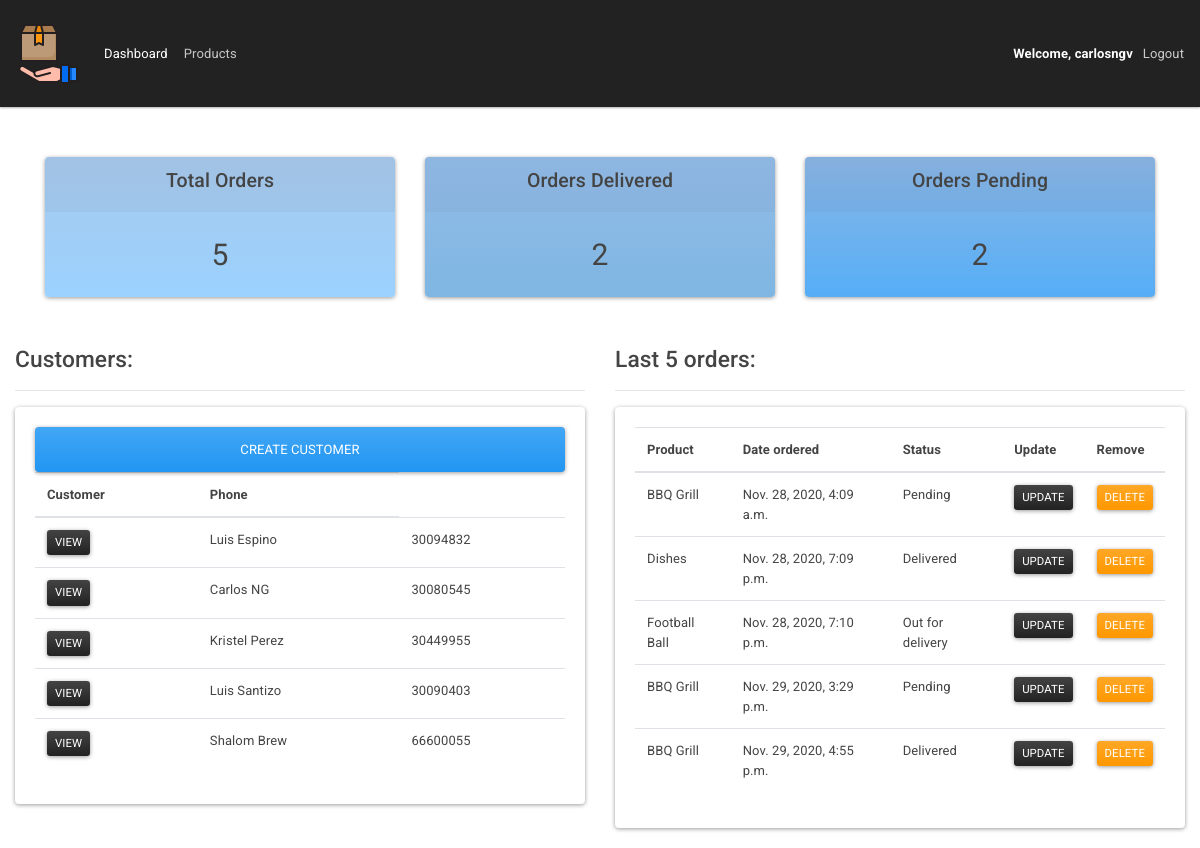
The app's page / (signed in), older data.
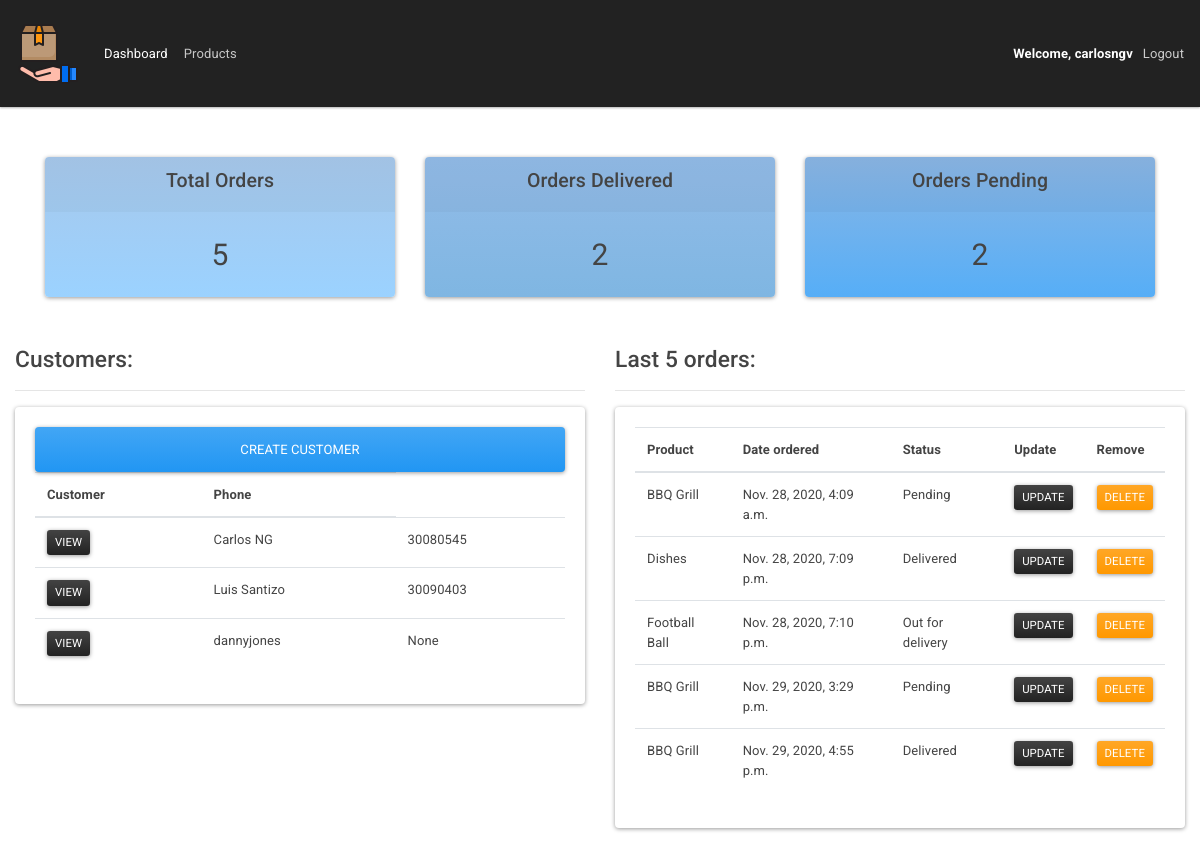
The same page, newer data.
### accounts/models.py (models this page shows, shortened)
class Customer(models.Model):
    user = models.OneToOneField(
        User, null=True, blank=True, on_delete=models.CASCADE)
    name = models.CharField(max_length=100, null=True)
    phone = models.CharField(max_length=100, null=True)
    email = models.CharField(max_length=200, null=True)
    profile_pic = models.ImageField(default="default.png",
                                    null=True, blank=True, verbose_name='Profile picture')
    date_created = models.DateTimeField(auto_now_add=True, null=True)

class Order(models.Model):
    STATUS = (
        ('Pending', 'Pending'),
        ('Out for delivery', 'Out for delivery'),
        ('Delivered', 'Delivered')
    )
    customer = models.ForeignKey(
        Customer, null=True, on_delete=models.SET_NULL)
    product = models.ForeignKey(Product, null=True, on_delete=models.SET_NULL)
    status = models.CharField(max_length=100, choices=STATUS)
    date_created = models.DateTimeField(auto_now_add=True, null=True)

class Product(models.Model):
    CATEGORY = (
        ('Indoor', 'Indoor'),
        ('Out door', 'Out door')
    )
    name = models.CharField(max_length=100, null=True)
    price = models.FloatField(null=True, default=0.0)
    category = models.CharField(max_length=200, null=True, choices=CATEGORY)
    description = models.CharField(max_length=255, null=True, blank=True)
    date_created = models.DateTimeField(auto_now_add=True, null=True)
    tags = models.ManyToManyField(Tag)
    def __str__(self):
        return self.name

### accounts/decorators.py (the view)
    def wrapper_func(request, *args, **kwargs):
        group = None
        if request.user.groups.exists():
            group = request.user.groups.all()[0].name
        if group == 'customer':
            return redirect('user')
        elif group == 'admin':
            return view_func(request, *args, **kwargs)

### accounts/views.py (called while the page is built)
@login_required(login_url='login')
@admin_only
def home(request):
    orders = Order.objects.all()
    customers = Customer.objects.all()
    total_customers = customers.count()
    total_orders = orders.count()
    orders_delivered = orders.filter(status='Delivered').count()
    orders_pending = orders.filter(status='Pending').count()
    context = {
        'orders': orders,
        'customers': customers,
        'total_orders': total_orders,
        'orders_delivered': orders_delivered,
        'orders_pending': orders_pending,
    }
    return render(request, 'accounts/dashboard.html', context)

### accounts/templates/accounts/dashboard.html
{% extends 'accounts/main.html' %}
{% block content %}
{% include 'accounts/status.html' %}
<br>
<div class="container-fluid m-10">
    <div class="row">
        <div class="col-md-6">
            <h3>Customers:</h3>
            <hr>
            <div class="card">
                <div class="card-body">
                    <a class="btn btn-primary btn-block">Create Customer</a>
                    <table class="table">
                        <thead>
                            <tr>
                                <th scope="col">
                                    Customer
                                </th>
                                <th scope="col">
                                    Phone
                                </th>
                            </tr>
                            {% for customer in customers %}
                            <tr>
                                <td><a class="btn btn-sm btn-dark" href="{% url 'customer' customer.id %}">View</a></td>
                                <td>{{customer.name}}</td>
                                <td>{{customer.phone}}</td>
                            </tr>
                            {% endfor %}
                        </thead>
                    </table>
                </div>
            </div>
        </div>
        <div class="col-6">
            <h3>Last 5 orders:</h3>
            <hr>
            <div class="card">
                <div class="card-body">
                    <table class="table">
                        <thead>
                            <tr>
                                <th scope="col">
                                    Product
                                </th>
                                <th scope="col">
                                    Date ordered
                                </th>
                                <th scope="col">
                                    Status
                                </th>
                                <th scope="col">
                                    Update
                                </th>
                                <th scope="col">
                                    Remove
                                </th>
                            </tr>
                            {% for order in orders %}
                            <tr class="order">
                                <td>{{order.product}}</td>
                                <td>{{order.date_created}}</td>
                                <td>{{order.status}}</td>
                                <td><a class="btn btn-sm btn-dark" href="{% url 'update_order' order.id %}">Update</a></td>
                                <td><a class="btn btn-sm btn-warning" href="{% url 'delete_order' order.id %}">Delete</a></td>
                            </tr>
                            {% endfor %}
                        </thead>
                    </table>
                </div>
            </div>
        </div>
    </div>
</div>
{% endblock %}

### accounts/templates/accounts/main.html (shortened to what this page needs)
{% load static %}
<!DOCTYPE html>
<html lang="en">
<head>
    <link rel="stylesheet" href="https://stackpath.bootstrapcdn.com/bootswatch/4.5.2/materia/bootstrap.min.css"
>
    <link rel="stylesheet" href="{% static '/css/main.css' %}">
</head>
<body>
    {% include 'accounts/navbar.html' %}
    {% block content %}
    {% endblock %}
    <br>
</body>
</html>

### accounts/templates/accounts/navbar.html (shortened to what this page needs)
{% load static %}
<nav class="navbar navbar-expand-lg navbar-dark bg-dark">
  <a class="navbar-brand" href="{% url 'home' %}">
    <img src="{% static '/images/package.png' %}" alt="">
  </a>
  <div class="collapse navbar-collapse" id="navbarNav">
    <ul class="navbar-nav">
      {% if request.user.is_staff %}
      <li class="nav-item active">
        <a class="nav-link" href="{% url 'home' %}">Dashboard</a>
      </li>
      <li class="nav-item">
        <a class="nav-link" href="{% url 'products' %}">Products</a>
      </li>
      {% else %}
      <li class="nav-item">
        <a class="nav-link" href="{% url 'account' %}">Account</a>
      </li>
      {% endif %}
    </ul>
  </div>
  <span id="welcome-msg">Welcome, {{ request.user }}</span>
  <span><a href="{% url 'logout' %}" id="logout">Logout</a></span>
</nav>

### accounts/templates/accounts/status.html
<br>
<div class="container">
    <div class="row">
        <div class="col">
            <div class="card status status1">
                <div class="card-header text-center">
                    <h4>
                        Total Orders
                    </h4>
                </div>
                <div class="card-body status-content">
                    {{total_orders}}
                </div>
            </div>
        </div>
        <div class="col">
            <div class="card status status2">
                <div class="card-header text-center">
                    <h4>
                        Orders Delivered
                    </h4>
                </div>
                <div class="card-body  status-content">
                    {{orders_delivered}}
                </div>
            </div>
        </div>
        <div class="col">
            <div class="card status status3">
                <div class="card-header text-center">
                    <h4>
                        Orders Pending
                    </h4>
                </div>
                <div class="card-body status-content">
                    {{orders_pending}}
                </div>
            </div>
        </div>
    </div>
</div>

### static/css/main.css (style rules this page uses)
.status1 { background:linear-gradient(to bottom, #a7c8eb, #9bd2ff); }
.status2 { background:linear-gradient(to bottom, #93bce8, #7fb6e2); }
.status3 { background:linear-gradient(to bottom, #8ab6e4, #56aef7); }
.status .status-content { font-size: 30px; text-align: center; }
.container { margin: 30px auto; }
#welcome-msg { margin-right: 10px; font-weight: 700; color: white; }
#logout { color: #ccc; text-decoration: none; }

Row changes from the older to the newer data that the page shows:
removed Customer: name "Luis Espino", phone "30094832"
removed Customer: name "Kristel Perez", phone "30449955"
removed Customer: name "Shalom Brew", phone "66600055"
added Customer: name "dannyjones", phone "None"
